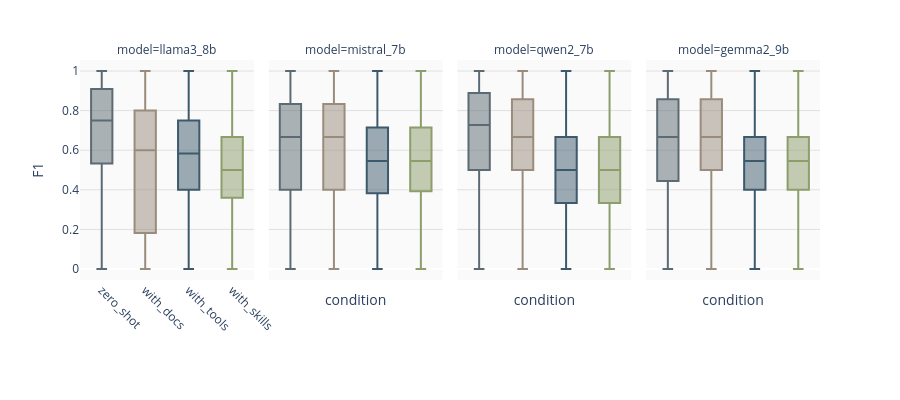

Here is the notebook cell this chart was saved with:
### Markdown cell above
#### Per-item F1 distribution

Distribution of F1 per sample by model and condition (median and spread are in the summary table above).

### Code cell
# Per-item F1: box by model x condition (palette matches CONDITION_COLORS elsewhere)
import plotly.express as px

condition_colors = {
    "zero_shot": "#5C6B73",
    "with_docs": "#9A8C7D",
    "with_tools": "#3D5A6C",
    "with_skills": "#8B9E6B",
}
condition_order = ["zero_shot", "with_docs", "with_tools", "with_skills"]
fig = px.box(
    df_results,
    x="condition",
    y="f1",
    color="condition",
    facet_col="model",
    color_discrete_map=condition_colors,
    category_orders={"condition": condition_order},
)
fig.update_layout(
    title="",
    yaxis_title="F1",
    xaxis_title="",
    showlegend=False,
    height=400,
    plot_bgcolor="#fafafa",
    paper_bgcolor="white",
    margin=dict(b=120),
)
fig.update_xaxes(tickangle=45)
# Show condition labels only on first column (avoid repeating on every model facet)
n_cols = sum(1 for k in fig.layout if isinstance(k, str) and k.startswith("xaxis"))
for i in range(2, n_cols + 1):
    key = f"xaxis{i}"
    if key in fig.layout:
        fig.layout[key].showticklabels = False
fig.update_yaxes(showgrid=True, gridcolor="#e0e0e0")
# Match Per-Item F1 Improvement: same background on every facet (px uses default blue otherwise)
for attr in list(fig.layout):
    if attr.startswith("xaxis") and hasattr(fig.layout[attr], "plot_bgcolor"):
        fig.layout[attr].update(plot_bgcolor="#fafafa")

print("F1 per sample by model and condition")
fig.show(renderer="svg", config=dict(toImageButtonOptions=dict(scale=300 / 96)))

### Figure 1 — Plotly figure (JSON) as saved in the notebook; plotly's stock layout.template omitted (floating-point values rounded to 4 significant figures; data arrays with more than 128 entries replaced by an {"elided": "..."} marker saying what was removed)
{"data": [{"alignmentgroup": "True", "hovertemplate": "condition=%{x}<br>model=llama3_8b<br>f1=%{y}<extra></extra>", "legendgroup": "zero_shot", "marker": {"color": "#5C6B73"}, "name": "zero_shot", "notched": false, "offsetgroup": "zero_shot", "orientation": "v", "showlegend": true, "x": {"elided": "2000 str values"}, "x0": " ", "xaxis": "x", "y": {"elided": "2000 float values"}, "y0": " ", "yaxis": "y", "type": "box"}, {"alignmentgroup": "True", "hovertemplate": "condition=%{x}<br>model=mistral_7b<br>f1=%{y}<extra></extra>", "legendgroup": "zero_shot", "marker": {"color": "#5C6B73"}, "name": "zero_shot", "notched": false, "offsetgroup": "zero_shot", "orientation": "v", "showlegend": false, "x": {"elided": "2000 str values"}, "x0": " ", "xaxis": "x2", "y": {"elided": "2000 float values"}, "y0": " ", "yaxis": "y2", "type": "box"}, {"alignmentgroup": "True", "hovertemplate": "condition=%{x}<br>model=qwen2_7b<br>f1=%{y}<extra></extra>", "legendgroup": "zero_shot", "marker": {"color": "#5C6B73"}, "name": "zero_shot", "notched": false, "offsetgroup": "zero_shot", "orientation": "v", "showlegend": false, "x": {"elided": "2000 str values"}, "x0": " ", "xaxis": "x3", "y": {"elided": "2000 float values"}, "y0": " ", "yaxis": "y3", "type": "box"}, {"alignmentgroup": "True", "hovertemplate": "condition=%{x}<br>model=gemma2_9b<br>f1=%{y}<extra></extra>", "legendgroup": "zero_shot", "marker": {"color": "#5C6B73"}, "name": "zero_shot", "notched": false, "offsetgroup": "zero_shot", "orientation": "v", "showlegend": false, "x": {"elided": "2000 str values"}, "x0": " ", "xaxis": "x4", "y": {"elided": "2000 float values"}, "y0": " ", "yaxis": "y4", "type": "box"}, {"alignmentgroup": "True", "hovertemplate": "condition=%{x}<br>model=llama3_8b<br>f1=%{y}<extra></extra>", "legendgroup": "with_docs", "marker": {"color": "#9A8C7D"}, "name": "with_docs", "notched": false, "offsetgroup": "with_docs", "orientation": "v", "showlegend": true, "x": {"elided": "2000 str values"}, "x0": " ", "xaxis": "x", "y": {"elided": "2000 float values"}, "y0": " ", "yaxis": "y", "type": "box"}, {"alignmentgroup": "True", "hovertemplate": "condition=%{x}<br>model=mistral_7b<br>f1=%{y}<extra></extra>", "legendgroup": "with_docs", "marker": {"color": "#9A8C7D"}, "name": "with_docs", "notched": false, "offsetgroup": "with_docs", "orientation": "v", "showlegend": false, "x": {"elided": "2000 str values"}, "x0": " ", "xaxis": "x2", "y": {"elided": "2000 float values"}, "y0": " ", "yaxis": "y2", "type": "box"}, {"alignmentgroup": "True", "hovertemplate": "condition=%{x}<br>model=qwen2_7b<br>f1=%{y}<extra></extra>", "legendgroup": "with_docs", "marker": {"color": "#9A8C7D"}, "name": "with_docs", "notched": false, "offsetgroup": "with_docs", "orientation": "v", "showlegend": false, "x": {"elided": "2000 str values"}, "x0": " ", "xaxis": "x3", "y": {"elided": "2000 float values"}, "y0": " ", "yaxis": "y3", "type": "box"}, {"alignmentgroup": "True", "hovertemplate": "condition=%{x}<br>model=gemma2_9b<br>f1=%{y}<extra></extra>", "legendgroup": "with_docs", "marker": {"color": "#9A8C7D"}, "name": "with_docs", "notched": false, "offsetgroup": "with_docs", "orientation": "v", "showlegend": false, "x": {"elided": "2000 str values"}, "x0": " ", "xaxis": "x4", "y": {"elided": "2000 float values"}, "y0": " ", "yaxis": "y4", "type": "box"}, {"alignmentgroup": "True", "hovertemplate": "condition=%{x}<br>model=llama3_8b<br>f1=%{y}<extra></extra>", "legendgroup": "with_tools", "marker": {"color": "#3D5A6C"}, "name": "with_tools", "notched": false, "offsetgroup": "with_tools", "orientation": "v", "showlegend": true, "x": {"elided": "2000 str values"}, "x0": " ", "xaxis": "x", "y": {"elided": "2000 float values"}, "y0": " ", "yaxis": "y", "type": "box"}, {"alignmentgroup": "True", "hovertemplate": "condition=%{x}<br>model=mistral_7b<br>f1=%{y}<extra></extra>", "legendgroup": "with_tools", "marker": {"color": "#3D5A6C"}, "name": "with_tools", "notched": false, "offsetgroup": "with_tools", "orientation": "v", "showlegend": false, "x": {"elided": "2000 str values"}, "x0": " ", "xaxis": "x2", "y": {"elided": "2000 float values"}, "y0": " ", "yaxis": "y2", "type": "box"}, {"alignmentgroup": "True", "hovertemplate": "condition=%{x}<br>model=qwen2_7b<br>f1=%{y}<extra></extra>", "legendgroup": "with_tools", "marker": {"color": "#3D5A6C"}, "name": "with_tools", "notched": false, "offsetgroup": "with_tools", "orientation": "v", "showlegend": false, "x": {"elided": "2000 str values"}, "x0": " ", "xaxis": "x3", "y": {"elided": "2000 float values"}, "y0": " ", "yaxis": "y3", "type": "box"}, {"alignmentgroup": "True", "hovertemplate": "condition=%{x}<br>model=gemma2_9b<br>f1=%{y}<extra></extra>", "legendgroup": "with_tools", "marker": {"color": "#3D5A6C"}, "name": "with_tools", "notched": false, "offsetgroup": "with_tools", "orientation": "v", "showlegend": false, "x": {"elided": "2000 str values"}, "x0": " ", "xaxis": "x4", "y": {"elided": "2000 float values"}, "y0": " ", "yaxis": "y4", "type": "box"}, {"alignmentgroup": "True", "hovertemplate": "condition=%{x}<br>model=llama3_8b<br>f1=%{y}<extra></extra>", "legendgroup": "with_skills", "marker": {"color": "#8B9E6B"}, "name": "with_skills", "notched": false, "offsetgroup": "with_skills", "orientation": "v", "showlegend": true, "x": {"elided": "2000 str values"}, "x0": " ", "xaxis": "x", "y": {"elided": "2000 float values"}, "y0": " ", "yaxis": "y", "type": "box"}, {"alignmentgroup": "True", "hovertemplate": "condition=%{x}<br>model=mistral_7b<br>f1=%{y}<extra></extra>", "legendgroup": "with_skills", "marker": {"color": "#8B9E6B"}, "name": "with_skills", "notched": false, "offsetgroup": "with_skills", "orientation": "v", "showlegend": false, "x": {"elided": "2000 str values"}, "x0": " ", "xaxis": "x2", "y": {"elided": "2000 float values"}, "y0": " ", "yaxis": "y2", "type": "box"}, {"alignmentgroup": "True", "hovertemplate": "condition=%{x}<br>model=qwen2_7b<br>f1=%{y}<extra></extra>", "legendgroup": "with_skills", "marker": {"color": "#8B9E6B"}, "name": "with_skills", "notched": false, "offsetgroup": "with_skills", "orientation": "v", "showlegend": false, "x": {"elided": "2000 str values"}, "x0": " ", "xaxis": "x3", "y": {"elided": "2000 float values"}, "y0": " ", "yaxis": "y3", "type": "box"}, {"alignmentgroup": "True", "hovertemplate": "condition=%{x}<br>model=gemma2_9b<br>f1=%{y}<extra></extra>", "legendgroup": "with_skills", "marker": {"color": "#8B9E6B"}, "name": "with_skills", "notched": false, "offsetgroup": "with_skills", "orientation": "v", "showlegend": false, "x": {"elided": "2000 str values"}, "x0": " ", "xaxis": "x4", "y": {"elided": "2000 float values"}, "y0": " ", "yaxis": "y4", "type": "box"}], "layout": {"xaxis": {"anchor": "y", "domain": [0.0, 0.235], "title": {"text": ""}, "categoryorder": "array", "categoryarray": ["zero_shot", "with_docs", "with_tools", "with_skills"], "tickangle": 45}, "yaxis": {"anchor": "x", "domain": [0.0, 1.0], "title": {"text": "F1"}, "showgrid": true, "gridcolor": "#e0e0e0"}, "xaxis2": {"anchor": "y2", "domain": [0.255, 0.49], "matches": "x", "title": {"text": "condition"}, "categoryorder": "array", "categoryarray": ["zero_shot", "with_docs", "with_tools", "with_skills"], "tickangle": 45, "showticklabels": false}, "yaxis2": {"anchor": "x2", "domain": [0.0, 1.0], "matches": "y", "showticklabels": false, "showgrid": true, "gridcolor": "#e0e0e0"}, "xaxis3": {"anchor": "y3", "domain": [0.51, 0.745], "matches": "x", "title": {"text": "condition"}, "categoryorder": "array", "categoryarray": ["zero_shot", "with_docs", "with_tools", "with_skills"], "tickangle": 45, "showticklabels": false}, "yaxis3": {"anchor": "x3", "domain": [0.0, 1.0], "matches": "y", "showticklabels": false, "showgrid": true, "gridcolor": "#e0e0e0"}, "xaxis4": {"anchor": "y4", "domain": [0.765, 1.0], "matches": "x", "title": {"text": "condition"}, "categoryorder": "array", "categoryarray": ["zero_shot", "with_docs", "with_tools", "with_skills"], "tickangle": 45, "showticklabels": false}, "yaxis4": {"anchor": "x4", "domain": [0.0, 1.0], "matches": "y", "showticklabels": false, "showgrid": true, "gridcolor": "#e0e0e0"}, "annotations": [{"font": {}, "showarrow": false, "text": "model=llama3_8b", "x": 0.1175, "xanchor": "center", "xref": "paper", "y": 1.0, "yanchor": "bottom", "yref": "paper"}, {"font": {}, "showarrow": false, "text": "model=mistral_7b", "x": 0.3725, "xanchor": "center", "xref": "paper", "y": 1.0, "yanchor": "bottom", "yref": "paper"}, {"font": {}, "showarrow": false, "text": "model=qwen2_7b", "x": 0.6275, "xanchor": "center", "xref": "paper", "y": 1.0, "yanchor": "bottom", "yref": "paper"}, {"font": {}, "showarrow": false, "text": "model=gemma2_9b", "x": 0.8825, "xanchor": "center", "xref": "paper", "y": 1.0, "yanchor": "bottom", "yref": "paper"}], "legend": {"title": {"text": "condition"}, "tracegroupgap": 0}, "margin": {"t": 60, "b": 120}, "boxmode": "overlay", "title": {"text": ""}, "showlegend": false, "height": 400, "plot_bgcolor": "#fafafa", "paper_bgcolor": "white"}}
